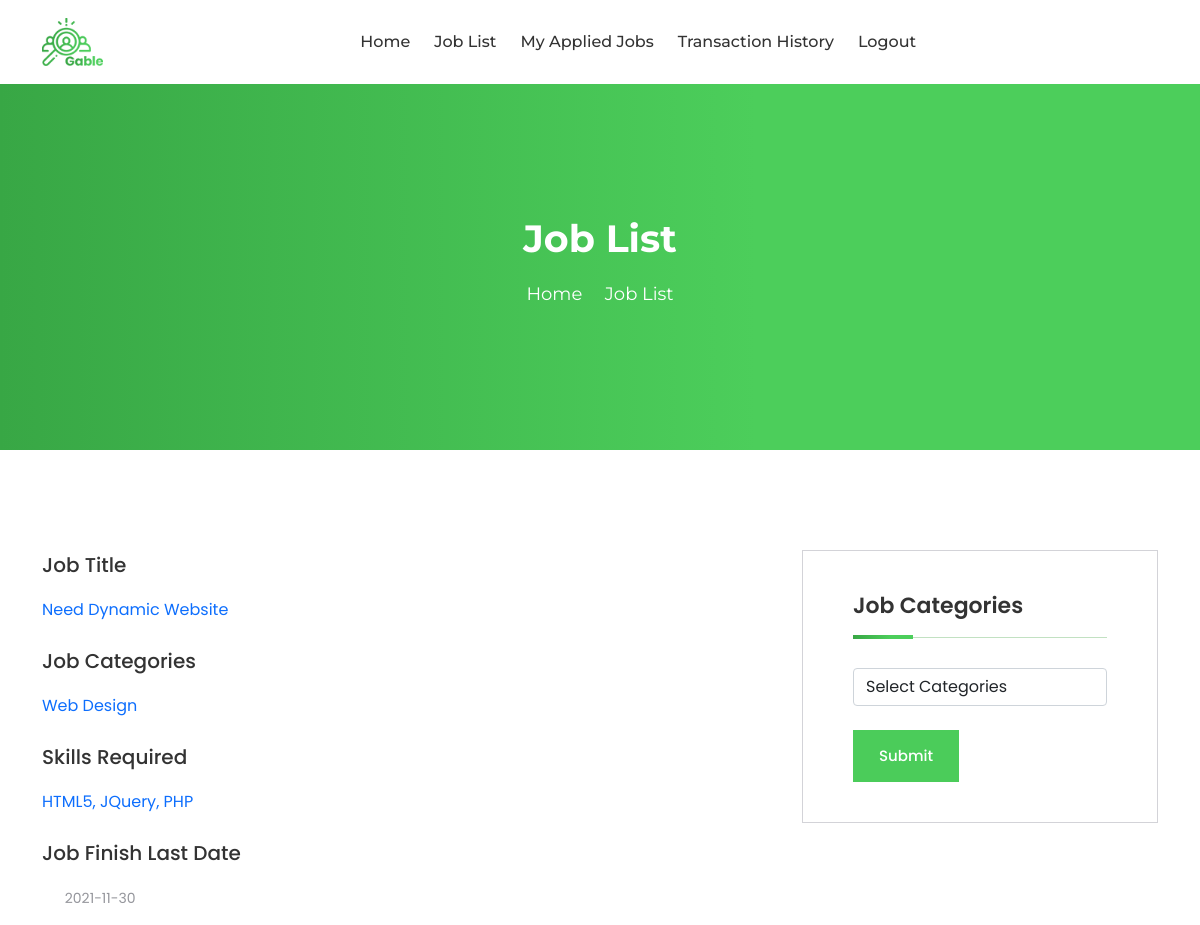
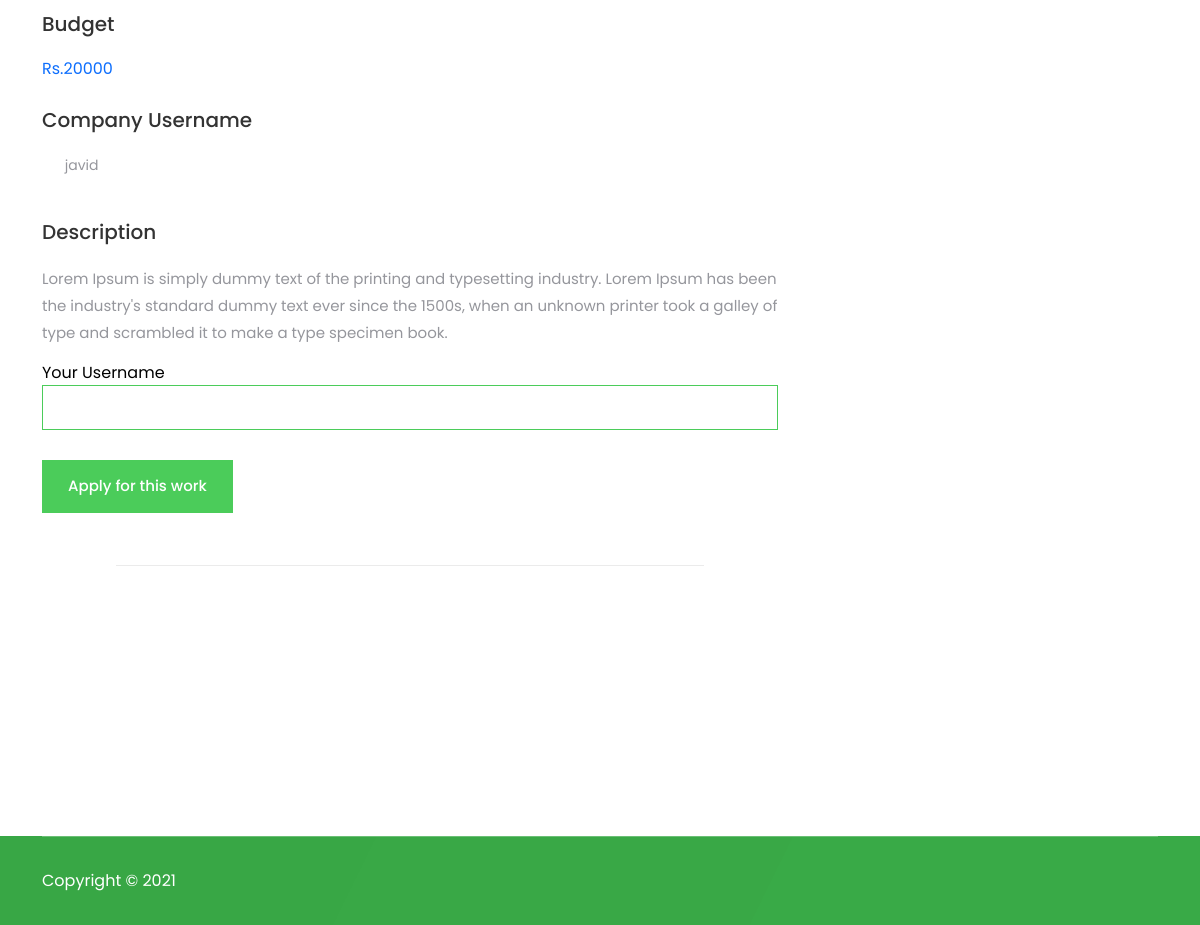
/job-details.php?id=2, run on the app's committed database (2 pictures, top to bottom).
### tables this page shows
CREATE TABLE IF NOT EXISTS `job` (
  `id` int(100) NOT NULL AUTO_INCREMENT,
  `jobtitle` varchar(100) NOT NULL,
  `categories` varchar(100) NOT NULL,
  `skills` varchar(100) NOT NULL,
  `ldate` date NOT NULL,
  `budget` varchar(100) NOT NULL,
  `username` varchar(100) NOT NULL,
  `description` varchar(250) NOT NULL,
  PRIMARY KEY (`id`)
);

### job-details.php (the view, shortened to what this page needs)
<?php
$id = isset($_REQUEST['id']) ? $_REQUEST['id'] : "0";
$query = "select * from job where id='$id'";
$data = mysql_query($query);
?>
<!DOCTYPE html>
<html lang="zxx">
<head>
<link rel="stylesheet" href="assets/css/bootstrap.min.css">
<link rel="stylesheet" href="assets/css/meanmenu.css">
<link rel="stylesheet" href="assets/css/icofont.min.css">
<link rel="stylesheet" href="assets/css/owl.carousel.min.css">
<link rel="stylesheet" href="assets/css/owl.theme.default.min.css">
<link rel="stylesheet" href="assets/css/animate.css">
<link rel="stylesheet" href="assets/fonts/flaticon.css">
<link rel="stylesheet" href="assets/css/odometer.min.css">
<link rel="stylesheet" href="assets/css/style.css">
<link rel="stylesheet" href="assets/css/responsive.css">
</head>
<body>
<?php
include "header.php";
?>
<div class="collapse navbar-collapse mean-menu" id="navbarSupportedContent">
<?php
include "user-menu.php";
?>
</div>
</nav>
</div>
</div>
</div>
<div class="page-title-area">
<div class="d-table">
<div class="d-table-cell">
<div class="container">
<div class="page-title-text">
<h2>Job List</h2>
<ul>
<li>
<a href="index.html">Home</a>
</li>
<li>
<i class="icofont-simple-right"></i>
</li>
<li>Job List</li>
</ul>
</div>
</div>
</div>
</div>
</div>
<div class="blog-details-area ptb-100">
<div class="container">
<div class="row">
<div class="col-lg-8">
<div class="blog-details-item">
<div class="blog-details-img">
<?php while($rec = mysql_fetch_array($data)) { ?>
<ul>
    <h3>Job Title</h3>
     <a href="#"><?php echo $rec['jobtitle']; ?></a>
     <br><br>
     <h3>Job Categories</h3>
     <a href="#"><?php echo $rec['categories']; ?></a>
     <br><br>
     <h3>Skills Required</h3>
     <a href="#"><?php echo $rec['skills']; ?></a>
     <br><br>
     <h3>Job Finish Last Date</h3>
<li>
<i class="icofont-calendar"></i>
 <?php echo $rec['ldate']; ?>
</li><br><br>
<h3>Budget</h3>
     <a href="#"><?php echo $rec['budget']; ?></a>
     <br><br>
<h3>Company Username</h3>
<li>
<i class="icofont-user-alt-7"></i>
<a href="#"><?php echo $rec['username']; ?></a>
</li><br><br>
</ul>
<h3>Description</h3>
<p><?php echo $rec['description']; ?></p>
<div class="blog-details-form">
<div class="text-left">
    <form method="post">
        <div class="form-group">
<label style="color:#000">Your Username</label>
<input type="text" class="form-control" required="" name="jsusername">
</div>
<input type="submit" name="jobSubmit" class="btn blog-details-btn" value="Apply for this work">
</form>
</div>
</div>
<hr>
<?php } ?>
</div>
</div>
</div>
<div class="col-lg-4">
<div class="blog-details-item">
<div class="single-resume-category">
<h3>Job Categories</h3>
<ul>
<form method="post" action="job-list-categories.php">
<select name="categories" id='categories' required class="form-control">
                          <option value="" >Select Categories </option>
                        </select><br>
                        <div class="blog-details-form">
<div class="text-left">
<input type="submit" class="btn blog-details-btn" value="Submit" name="submit">
</div>
</div>
</form>
</ul>
</div>
</div>
</div>
</div>
</div>
</div>
<footer>
<?php
include "footer.php";
?>
</footer>
</body>
</html>

### assets/css/meanmenu.css (style rules this page uses)
body { font-family:oswald,sans-serif;padding:0;margin:0;font-size:15px;background-color:#f1f1f1 }

### assets/css/style.css (style rules this page uses)
body { font-family:poppins,sans-serif;color:#fff;background-color:#fff;font-size:16px }
h1,h2,h3,h4,h5,h6 { color:#333;line-height:1.4 }
p { line-height:1.8 }
a { -webkit-transition:.5s all ease;transition:.5s all ease;text-decoration:none }
.d-table { width:100%;height:100% }
.d-table-cell { vertical-align:middle }
.ptb-100 { padding-top:100px;padding-bottom:100px }
footer { background-image:url(../img/home-1/footer-bg.png);background-size:cover;background-position:center center;background-repeat:no-repeat }
.page-title-area { height:450px;background:-webkit-gradient(linear,left top,right top,from(#38a745),color-stop(63%,#4cce5b));background:linear-gradient(90deg,#38a745 0%,#4cce5b 63%) }
.page-title-text { text-align:center;margin-top:70px }
.page-title-text h2 { color:#fff;margin-bottom:15px;font-weight:700;font-family:montserrat,sans-serif;font-size:38px }
.page-title-text ul { margin:0;padding:0 }
.page-title-text ul li { list-style-type:none;display:inline-block;font-family:montserrat,sans-serif;font-size:18px }
.page-title-text ul li a { display:block;color:#fff }
.single-resume-category { padding:40px 50px;margin-bottom:30px;border:1px solid #80829159 }
.single-resume-category h3 { margin-bottom:30px;padding-bottom:15px;font-weight:600;font-size:22px;border-bottom:1px solid #0080003d;position:relative }
.single-resume-category h3:before { position:absolute;content:'';width:60px;height:4px;bottom:-2px;left:0;background:-webkit-gradient(linear,left top,right top,from(#38a745),color-stop(63%,#4cce5b));background:linear-gradient(90deg,#38a745 0%,#4cce5b 63%) }
.single-resume-category ul { margin:0;padding:0 }
.blog-details-area { padding-bottom:170px }
.blog-details-item { margin-bottom:30px }
.blog-details-item .blog-details-img { position:relative;padding-bottom:20px }
.blog-details-item .blog-details-img:before { position:absolute;content:'';width:80%;height:1px;left:0;right:0;bottom:0;margin-left:auto;margin-right:auto;background-color:#ebebeb }
.blog-details-item .blog-details-img h3 { margin-bottom:18px;font-size:20px;font-weight:500;line-height:1.5 }
.blog-details-item .blog-details-img ul { margin:0;padding:0;margin-bottom:16px }
.blog-details-item .blog-details-img ul li { list-style-type:none;display:inline-block;color:#95969c;font-size:14px;margin-right:15px }
.blog-details-item .blog-details-img ul li a { display:inline-block;color:#95969c }
.blog-details-item .blog-details-img ul li i { display:inline-block;background:-webkit-gradient(linear,left top,right top,from(#38a745),color-stop(63%,#4cce5b));background:linear-gradient(90deg,#38a745 0%,#4cce5b 63%);-webkit-background-clip:text;background-clip:text;-webkit-text-fill-color:transparent;font-size:18px;margin-right:5px }
.blog-details-item .blog-details-img p { margin-bottom:15px;color:#95969c;font-size:15px }
.blog-details-item .blog-details-form .form-group { margin-bottom:30px }
.blog-details-item .blog-details-form .form-group .form-control { border-radius:0;height:45px;border:1px solid #4bcc5a;font-size:15px;padding-left:20px }
.blog-details-item .blog-details-form .blog-details-btn { color:#fff;border:1px solid #4bcc5a;padding:14px 25px;font-size:15px;font-weight:500;background-color:#4bcc5a;-webkit-transition:.5s all ease;transition:.5s all ease;border-radius:0;opacity:1 }

### data on the page
job: jobtitle "Need Dynamic Website", categories "Web Design", skills "HTML5, JQuery, PHP", ldate "2021-11-30", budget "Rs.20000", username "javid", description "Lorem Ipsum is simply dummy text of the printing and typesetting industry. Lorem Ipsum has been the industry's standard dummy text ever since the 1500s, when an unknown printer took a galley of type and scrambled it to make a type specimen book."
